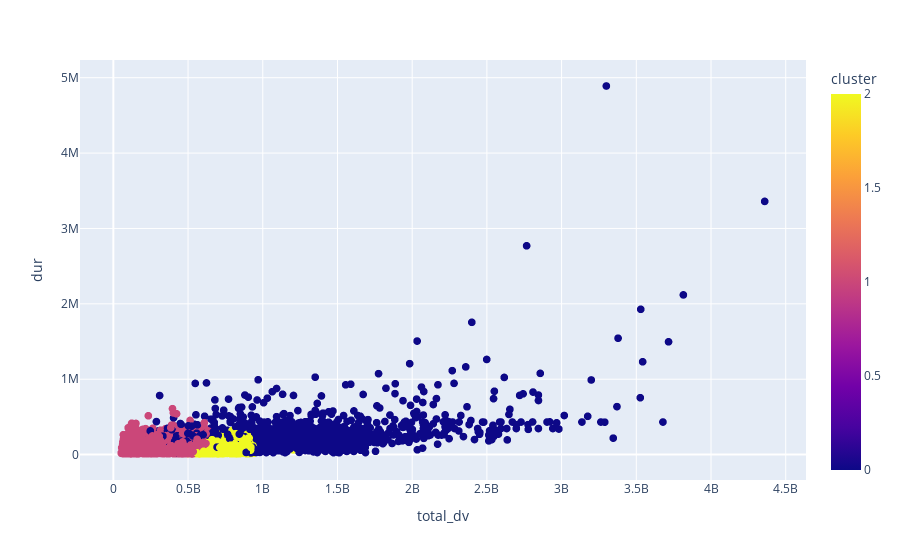

Notebook source saved alongside this figure:
### Code cell
fig = px.scatter(user_engagement_df.sample(5000), x='total_dv', y='dur',
                 color='cluster', size='XDR Sessions')
fig.update_traces(marker_size=8)
fig.show()

### Figure 1 — Plotly figure (JSON) as saved in the notebook; plotly's stock layout.template omitted (floating-point values rounded to 4 significant figures; data arrays with more than 128 entries replaced by an {"elided": "..."} marker saying what was removed)
{"data": [{"hovertemplate": "total_dv=%{x}<br>dur=%{y}<br>XDR Sessions=%{marker.size}<br>cluster=%{marker.color}<extra></extra>", "legendgroup": "", "marker": {"color": {"elided": "5000 int values"}, "coloraxis": "coloraxis", "size": 8, "sizemode": "area", "sizeref": 0.025, "symbol": "circle"}, "mode": "markers", "name": "", "showlegend": false, "type": "scattergl", "x": {"elided": "5000 int values"}, "xaxis": "x", "y": {"elided": "5000 int values"}, "yaxis": "y"}], "layout": {"coloraxis": {"colorbar": {"title": {"text": "cluster"}}, "colorscale": [[0, "#0d0887"], [0.1111, "#46039f"], [0.2222, "#7201a8"], [0.3333, "#9c179e"], [0.4444, "#bd3786"], [0.5556, "#d8576b"], [0.6667, "#ed7953"], [0.7778, "#fb9f3a"], [0.8889, "#fdca26"], [1, "#f0f921"]]}, "legend": {"itemsizing": "constant", "tracegroupgap": 0}, "margin": {"t": 60}, "xaxis": {"anchor": "y", "domain": [0, 1], "title": {"text": "total_dv"}}, "yaxis": {"anchor": "x", "domain": [0, 1], "title": {"text": "dur"}}}}
